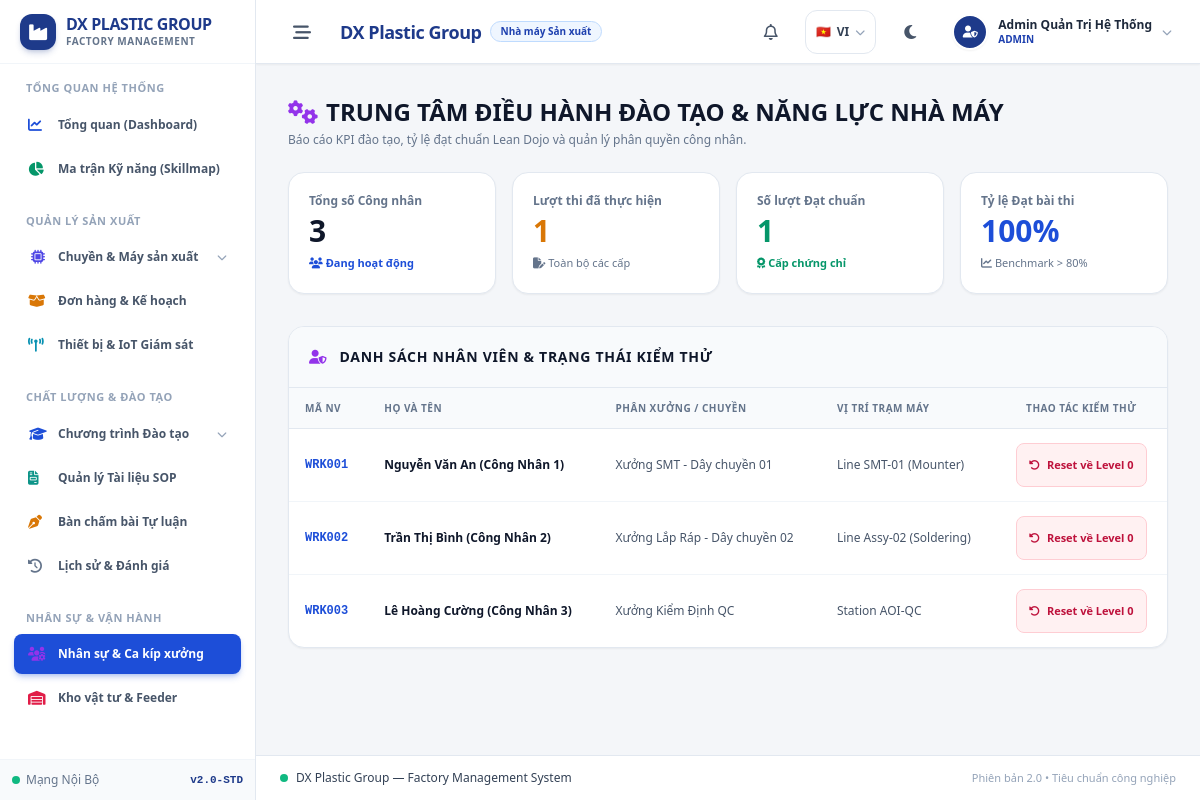
/admin.php (signed in), run on the app's committed database.
### tables this page shows
CREATE TABLE users (
    id BIGINT UNSIGNED AUTO_INCREMENT PRIMARY KEY,
    employee_code VARCHAR(50) NOT NULL UNIQUE,
    full_name VARCHAR(150) NOT NULL,
    password_hash VARCHAR(255) NOT NULL,
    role ENUM('ADMIN', 'TRAINER', 'WORKER') DEFAULT 'WORKER',
    department VARCHAR(100),
    line_station VARCHAR(100),
    is_active BOOLEAN DEFAULT TRUE,
    created_at TIMESTAMP DEFAULT CURRENT_TIMESTAMP,
    updated_at TIMESTAMP DEFAULT CURRENT_TIMESTAMP ON UPDATE CURRENT_TIMESTAMP
);

### admin.php (the view, shortened to what this page needs)
<?php
$db = getDB();
$totalWorkers = (int)$db->query('SELECT COUNT(*) FROM users WHERE role = "WORKER"')->fetchColumn();
$totalAttempts = (int)$db->query('SELECT COUNT(*) FROM exam_attempts')->fetchColumn();
$totalPassed = (int)$db->query('SELECT COUNT(*) FROM exam_attempts WHERE passed = 1')->fetchColumn();
$passRate = ($totalAttempts > 0) ? round(($totalPassed / $totalAttempts) * 100, 1) : 0;
$workers = $db->query('SELECT * FROM users WHERE role = "WORKER" ORDER BY employee_code ASC')->fetchAll();
require_once __DIR__ . '/includes/header.php';
?>
<div class="mb-6 flex flex-col sm:flex-row sm:items-center justify-between gap-4">
    <div>
        <h1 class="text-xl sm:text-2xl font-black text-slate-900 dark:text-white flex items-center space-x-2">
            <i class="fa-solid fa-gears text-purple-600 dark:text-purple-400"></i>
            <span>TRUNG TÂM ĐIỀU HÀNH ĐÀO TẠO & NĂNG LỰC NHÀ MÁY</span>
        </h1>
        <p class="text-xs text-slate-500 dark:text-slate-400 mt-1">
            Báo cáo KPI đào tạo, tỷ lệ đạt chuẩn Lean Dojo và quản lý phân quyền công nhân.
        </p>
    </div>
</div>
<div class="grid grid-cols-2 lg:grid-cols-4 gap-4 mb-8">
    <div class="p-5 rounded-2xl bg-white dark:bg-slate-900 border border-slate-200 dark:border-slate-800 shadow-sm">
        <p class="text-xs font-semibold text-slate-500 dark:text-slate-400">Tổng số Công nhân</p>
        <p class="text-2xl sm:text-3xl font-black text-slate-900 dark:text-white mt-1"><?= $totalWorkers ?></p>
        <span class="text-[11px] text-blue-700 dark:text-blue-400 mt-1 inline-block font-semibold"><i class="fa-solid fa-users"></i> Đang hoạt động</span>
    </div>
    <div class="p-5 rounded-2xl bg-white dark:bg-slate-900 border border-slate-200 dark:border-slate-800 shadow-sm">
        <p class="text-xs font-semibold text-slate-500 dark:text-slate-400">Lượt thi đã thực hiện</p>
        <p class="text-2xl sm:text-3xl font-black text-amber-600 dark:text-amber-400 mt-1"><?= $totalAttempts ?></p>
        <span class="text-[11px] text-slate-500 dark:text-slate-400 mt-1 inline-block"><i class="fa-solid fa-file-pen"></i> Toàn bộ các cấp</span>
    </div>
    <div class="p-5 rounded-2xl bg-white dark:bg-slate-900 border border-slate-200 dark:border-slate-800 shadow-sm">
        <p class="text-xs font-semibold text-slate-500 dark:text-slate-400">Số lượt Đạt chuẩn</p>
        <p class="text-2xl sm:text-3xl font-black text-emerald-600 dark:text-emerald-400 mt-1"><?= $totalPassed ?></p>
        <span class="text-[11px] text-emerald-600 dark:text-emerald-400 mt-1 inline-block font-semibold"><i class="fa-solid fa-award"></i> Cấp chứng chỉ</span>
    </div>
    <div class="p-5 rounded-2xl bg-white dark:bg-slate-900 border border-slate-200 dark:border-slate-800 shadow-sm">
        <p class="text-xs font-semibold text-slate-500 dark:text-slate-400">Tỷ lệ Đạt bài thi</p>
        <p class="text-2xl sm:text-3xl font-black text-blue-700 dark:text-blue-400 mt-1"><?= $passRate ?>%</p>
        <span class="text-[11px] text-slate-500 dark:text-slate-400 mt-1 inline-block"><i class="fa-solid fa-chart-line"></i> Benchmark &gt; 80%</span>
    </div>
</div>
<div class="bg-white dark:bg-slate-900 border border-slate-200 dark:border-slate-800 rounded-2xl overflow-hidden shadow-sm">
    <div class="p-4 sm:p-5 bg-slate-50 dark:bg-slate-950 border-b border-slate-200 dark:border-slate-800 flex items-center justify-between">
        <h2 class="text-xs sm:text-sm font-bold text-slate-900 dark:text-white uppercase tracking-wider">
            <i class="fa-solid fa-user-shield text-purple-600 dark:text-purple-400 mr-2"></i> Danh sách Nhân viên & Trạng thái Kiểm thử
        </h2>
    </div>
    <div class="overflow-x-auto">
        <table class="w-full text-left text-xs">
            <thead class="bg-slate-50 dark:bg-slate-950 text-slate-500 dark:text-slate-400 uppercase text-[10px] tracking-wider border-b border-slate-200 dark:border-slate-800 font-bold">
                <tr>
                    <th class="py-3 px-4">Mã NV</th>
                    <th class="py-3 px-4">Họ và Tên</th>
                    <th class="py-3 px-4">Phân xưởng / Chuyền</th>
                    <th class="py-3 px-4">Vị trí trạm máy</th>
                    <th class="py-3 px-4 text-center">Thao tác Kiểm thử</th>
                </tr>
            </thead>
            <tbody class="divide-y divide-slate-100 dark:divide-slate-800 text-slate-700 dark:text-slate-200">
                <?php foreach ($workers as $w): ?>
                <tr class="hover:bg-slate-50 dark:hover:bg-slate-800/40 transition">
                    <td class="py-3.5 px-4 font-mono font-bold text-blue-700 dark:text-blue-400"><?= htmlspecialchars($w['employee_code']) ?></td>
                    <td class="py-3.5 px-4 font-bold text-slate-900 dark:text-white"><?= htmlspecialchars($w['full_name']) ?></td>
                    <td class="py-3.5 px-4 text-slate-600 dark:text-slate-400"><?= htmlspecialchars($w['department']) ?></td>
                    <td class="py-3.5 px-4 text-slate-600 dark:text-slate-400"><?= htmlspecialchars($w['line_station']) ?></td>
                    <td class="py-3.5 px-4 text-center">
                        <form method="POST" action="admin.php" onsubmit="return confirm('Bạn có chắc muốn Reset kết quả thi của công nhân này để kiểm tra lại từ đầu?');">
                            <button type="submit" class="touch-tap px-3 py-1.5 rounded-lg bg-rose-50 hover:bg-rose-100 dark:bg-rose-950/80 dark:hover:bg-rose-900 text-rose-700 dark:text-rose-300 border border-rose-200 dark:border-rose-800 text-[11px] font-bold transition">
                                <i class="fa-solid fa-rotate-left mr-1"></i> Reset về Level 0
                            </button>
                        </form>
                    </td>
                </tr>
                <?php endforeach; ?>
            </tbody>
        </table>
    </div>
</div>
<?php require_once __DIR__ . '/includes/footer.php'; ?>

### includes/header.php (style rules this page uses)
body { background-color: #F4F6F9; }
button, a, input, select { touch-action: manipulation; }
.touch-tap { min-height: 44px; min-width: 44px; }

### data on the page
users: employee_code "WRK001", full_name "Nguyễn Văn An (Công Nhân 1)", department "Xưởng SMT - Dây chuyền 01", line_station "Line SMT-01 (Mounter)"
users: employee_code "WRK002", full_name "Trần Thị Bình (Công Nhân 2)", department "Xưởng Lắp Ráp - Dây chuyền 02", line_station "Line Assy-02 (Soldering)"
users: employee_code "WRK003", full_name "Lê Hoàng Cường (Công Nhân 3)", department "Xưởng Kiểm Định QC", line_station "Station AOI-QC"

### other printed values
$currentLang "VI"
$currentUser['full_name'] "Admin Quản Trị Hệ Thống"
$currentUser['role'] "ADMIN"
$totalWorkers "3"
$totalAttempts "1"
$totalPassed "1"
$passRate "100"
